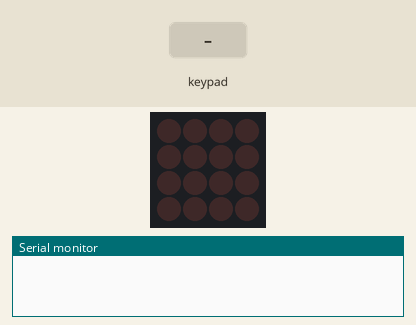
A sketch run on a simulated Arduino Uno, built with avr-gcc and run on an emulated ATmega328P. On the bench: 4×4 LED matrix, the last lines printed to the serial monitor. The inputs (shaded band) are chosen by the test bench.

Above: at 2.8 s.
2.9 s: keypad keys 1 2 A pressed 0.4 s apart
At 2.98 s:
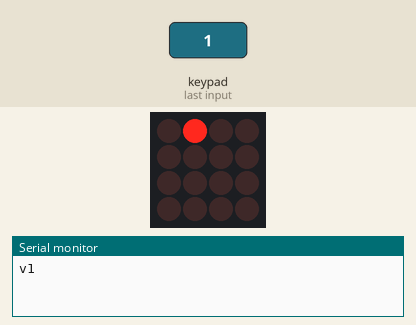
5.6 s: key '0' pressed
At 5.7 s:
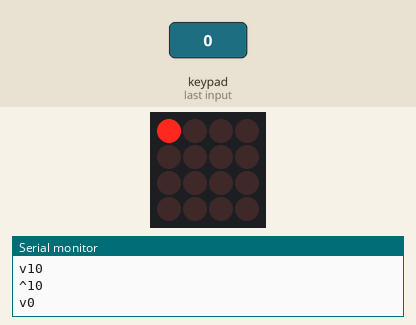
7.2 s: keypad keys 2 5 D pressed 0.4 s apart
At 7.29 s:
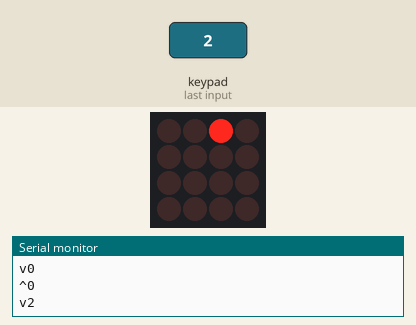
9.9 s: key '3' pressed
At 9.99 s:
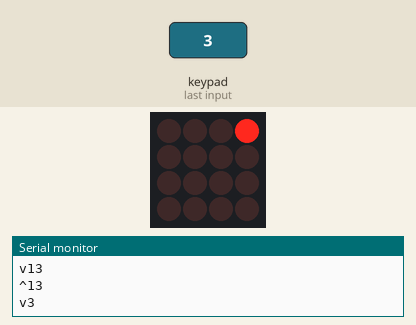
11.5 s: key '6' pressed
At 11.58 s:
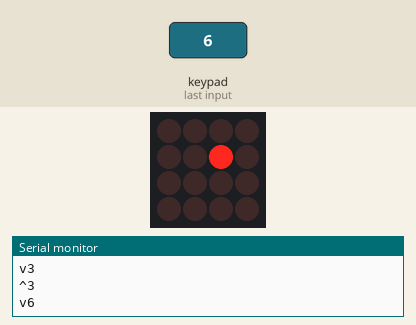
13.1 s: key '7' pressed
At 13.2 s:
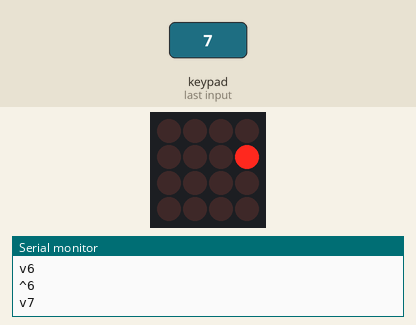
Timing chart, 0 to 15.7 s (numbered marks = the images above; inputs shaded):
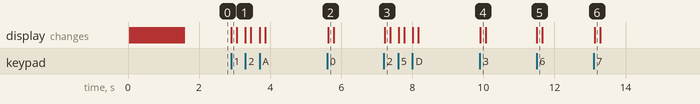

Measured:
- after the input at 2.9 s, the display: changes at once (image 1)
- after the input at 5.6 s, the display: changes at once (image 2)
- after the input at 7.2 s, the display: changes at once (image 3)
- after the input at 9.9 s, the display: changes at once (image 4)
- after the input at 11.5 s, the display: changes at once (image 5)
- after the input at 13.1 s, the display: changes at once (image 6)

The sketch:

MIDI_Controller.ino
```cpp
/**
 * Prototype MIDI controller using:
 *  Arduino Micro
 *  Adafruit Trellis
 *
 * By: Jae Lee @ Treobytes
 */

 #include <Wire.h>
 #include "Adafruit_Trellis.h"

 #define NUMKEYS 16
 #define INTPIN A2

 Adafruit_Trellis matrix = Adafruit_Trellis();
 Adafruit_TrellisSet trellis = Adafruit_TrellisSet(&matrix);

/**
 * Vin -> V5
 * Ground -> ground
 * I2C SDA -> SDA
 * I2C SCL -> SCL
 *
 * On initi, all LEDs will light up then turn off
 */
void setup() {
  Serial.begin(9600);

  // INT pin requires a pullup
  pinMode(INTPIN, INPUT_PULLUP);
  digitalWrite(INTPIN, HIGH);

  trellis.begin(0x70);

  // light up all the LEDs in order
  for (uint8_t i=0; i<NUMKEYS; i++) {
    trellis.setLED(i);
    trellis.writeDisplay();
    delay(50);
  }
  // then turn them off
  for (uint8_t i=0; i<NUMKEYS; i++) {
    trellis.clrLED(i);
    trellis.writeDisplay();
    delay(50);
  }

}

void loop() {
  delay(30);  // 30ms delay is required

  // If a button was just pressed or released
  if (trellis.readSwitches()) {
    // go through every button
    for (uint8_t i=0; i<NUMKEYS; i++) {
      // if pressed
      if (trellis.justPressed(i)) {
        Serial.print("v");
        Serial.println(i);
        trellis.setLED(i);
      }
      // if released
      if (trellis.justReleased(i)) {
        Serial.print("^");
        Serial.println(i);
        trellis.clrLED(i);
      }
    }
    // send LED request
    trellis.writeDisplay();
  }
}
```
